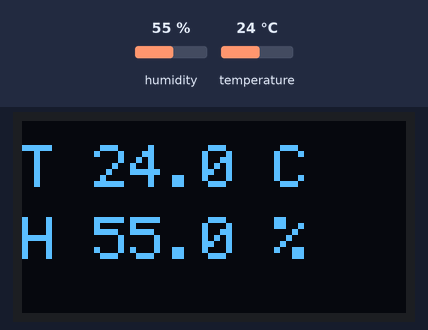
Recording of a sketch running on a simulated Arduino Uno, built with avr-gcc and run on an emulated ATmega328P. Shown: 128×64 one-colour display. Wiring (inferred from the names in the program): DHT22 sensor: data pin 2; SSD1306 OLED at I2C address 0x3C. The test bench sets the inputs (shaded band); at power-on: temperature 24 °C, humidity 55 %. What the sketch prints to the serial monitor is not drawn.

Above: at 1.3 s.
1.4 s: temperature set to 4 °C
At 2.6 s:
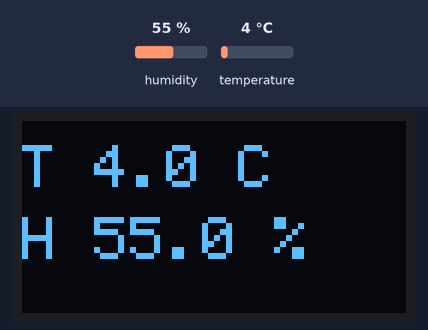
4.2 s: humidity set to 22 %
At 4.9 s:
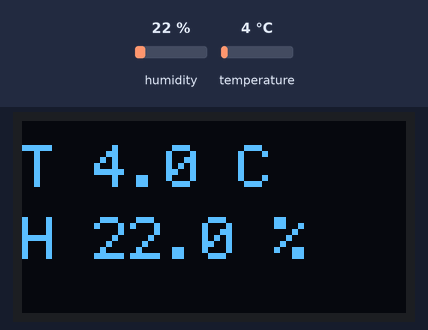
7.0 s: humidity set to 40 %
At 9.4 s:
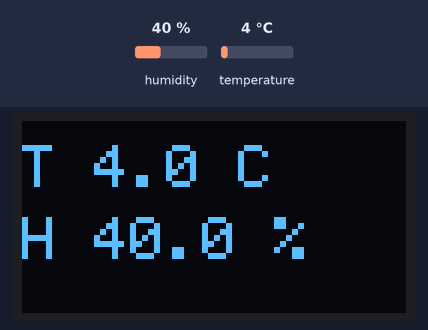
10.0 s: temperature set to 12 °C
At 11.7 s:
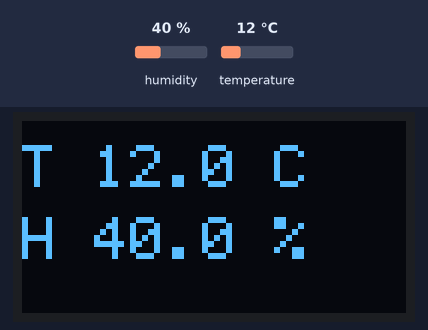
Timing chart, 0 to 13.2 s (numbered marks = the images above; inputs shaded):
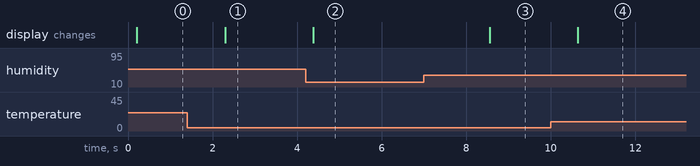

Measured:
- after the input at 1.4 s, the display: changes after 0.90 s (image 1)
- after the input at 4.2 s, the display: changes after 0.18 s (image 2)
- after the input at 7.0 s, the display: changes after 1.6 s (image 3)
- after the input at 10.0 s, the display: changes after 0.64 s (image 4)

The sketch:

oled-default.ino
```cpp
// Lesson 13: OLED dashboard. DHT22 on D2 (one wire), SSD1306 128x64 on I2C (A4 = SDA, A5 = SCL, address 0x3C).
// No libraries except Wire: the DHT22 reader and the tiny SSD1306 text driver below are ours.
unsigned int readEvery = 2000;   // ms between readings (the DHT22 needs at least 2 s)

#include <Wire.h>

const byte DATA_PIN = 2;
const byte OLED = 0x3C;

// ---------- DHT22 (same reader as lesson 12) ----------
bool waitFor(bool level, byte maxPasses) {
  while (digitalRead(DATA_PIN) != level) {
    if (maxPasses-- == 0) return false;
  }
  return true;
}

bool readDht(byte bytes[5]) {
  for (byte i = 0; i < 5; i++) bytes[i] = 0;
  pinMode(DATA_PIN, OUTPUT);
  digitalWrite(DATA_PIN, LOW);
  delay(18);
  digitalWrite(DATA_PIN, HIGH);
  pinMode(DATA_PIN, INPUT);
  noInterrupts();
  bool ok = waitFor(LOW, 100) && waitFor(HIGH, 100) && waitFor(LOW, 100);
  for (byte i = 0; ok && i < 40; i++) {
    ok = waitFor(HIGH, 100);
    if (!ok) break;
    delayMicroseconds(45);
    byte bit = digitalRead(DATA_PIN);
    bytes[i / 8] = (bytes[i / 8] << 1) | bit;
    ok = waitFor(LOW, 100);
  }
  interrupts();
  return ok && (byte)(bytes[0] + bytes[1] + bytes[2] + bytes[3]) == bytes[4];
}

// ---------- SSD1306 ----------
void oledCommand(byte a) {
  Wire.beginTransmission(OLED);
  Wire.write(0x00);              // control byte: Co = 0, D/C# = 0 -> command
  Wire.write(a);
  Wire.endTransmission();
}

void oledCommand2(byte a, byte b) {
  Wire.beginTransmission(OLED);
  Wire.write(0x00);
  Wire.write(a);
  Wire.write(b);
  Wire.endTransmission();
}

void oledInit() {
  oledCommand(0xAE);             // display off
  oledCommand2(0xD5, 0x80);      // clock
  oledCommand2(0xA8, 0x3F);      // 64 rows
  oledCommand2(0xD3, 0x00);      // no offset
  oledCommand(0x40);             // start line 0
  oledCommand2(0x8D, 0x14);      // charge pump on
  oledCommand2(0x20, 0x00);      // horizontal addressing: columns, then the next page
  oledCommand(0xA1);             // flip columns
  oledCommand(0xC8);             // flip rows (upright image)
  oledCommand2(0xDA, 0x12);
  oledCommand2(0x81, 0xCF);      // contrast
  oledCommand2(0xD9, 0xF1);
  oledCommand2(0xDB, 0x40);
  oledCommand(0xA4);             // follow RAM
  oledCommand(0xA6);             // normal (not inverted)
  oledCommand(0xAF);             // display on
}

// Draw area: columns x..x+w-1, pages p0..p1. The next data bytes fill it column by column, page by page.
void oledWindow(byte x, byte w, byte p0, byte p1) {
  Wire.beginTransmission(OLED);
  Wire.write(0x00);
  Wire.write(0x21); Wire.write(x); Wire.write(x + w - 1);
  Wire.write(0x22); Wire.write(p0); Wire.write(p1);
  Wire.endTransmission();
}

void oledClear() {
  oledWindow(0, 128, 0, 7);
  for (byte chunk = 0; chunk < 64; chunk++) {
    Wire.beginTransmission(OLED);
    Wire.write(0x40);            // control byte: D/C# = 1 -> display data
    for (byte i = 0; i < 16; i++) Wire.write((byte)0);
    Wire.endTransmission();
  }
}

// 5x7 font, one byte per column, bit 0 is the top row. Only the characters this dashboard needs.
const char GLYPHS[] = "0123456789.-CTH%ER ";
const byte FONT[][5] = {
  {0x3E, 0x51, 0x49, 0x45, 0x3E}, {0x00, 0x42, 0x7F, 0x40, 0x00}, {0x42, 0x61, 0x51, 0x49, 0x46},
  {0x21, 0x41, 0x45, 0x4B, 0x31}, {0x18, 0x14, 0x12, 0x7F, 0x10}, {0x27, 0x45, 0x45, 0x45, 0x39},
  {0x3C, 0x4A, 0x49, 0x49, 0x30}, {0x01, 0x71, 0x09, 0x05, 0x03}, {0x36, 0x49, 0x49, 0x49, 0x36},
  {0x06, 0x49, 0x49, 0x29, 0x1E}, {0x00, 0x60, 0x60, 0x00, 0x00}, {0x08, 0x08, 0x08, 0x08, 0x08},
  {0x3E, 0x41, 0x41, 0x41, 0x22}, {0x01, 0x01, 0x7F, 0x01, 0x01}, {0x7F, 0x08, 0x08, 0x08, 0x7F},
  {0x23, 0x13, 0x08, 0x64, 0x62}, {0x7F, 0x49, 0x49, 0x49, 0x41}, {0x7F, 0x09, 0x19, 0x29, 0x46},
  {0x00, 0x00, 0x00, 0x00, 0x00}
};

// One character at double size: 10 columns wide, two pages tall (every font pixel becomes a 2x2 block).
void oledBigChar(byte x, byte page, char ch) {
  byte g = 18;                                   // blank when unknown
  for (byte i = 0; GLYPHS[i]; i++) if (GLYPHS[i] == ch) g = i;
  byte top[10], bottom[10];
  for (byte c = 0; c < 5; c++) {
    byte col = FONT[g][c], t = 0, b = 0;
    for (byte r = 0; r < 4; r++) {
      if (col & (1 << r)) t |= 3 << (r * 2);       // font rows 0..3 -> pixel rows 0..7
      if (col & (1 << (r + 4))) b |= 3 << (r * 2); // font rows 4..6 (7 is blank) -> pixel rows 8..15
    }
    top[c * 2] = top[c * 2 + 1] = t;
    bottom[c * 2] = bottom[c * 2 + 1] = b;
  }
  oledWindow(x, 10, page, page + 1);
  Wire.beginTransmission(OLED);
  Wire.write(0x40);
  for (byte i = 0; i < 10; i++) Wire.write(top[i]);
  for (byte i = 0; i < 10; i++) Wire.write(bottom[i]);
  Wire.endTransmission();
}

// Ten character cells of 12 px each fill one line; pad with blanks so old text is overwritten.
void oledLine(byte page, const char *text) {
  bool end = false;
  for (byte i = 0; i < 10; i++) {
    char ch = ' ';
    if (!end && text[i]) ch = text[i]; else end = true;
    oledBigChar(i * 12, page, ch);
  }
}

// "T 24.0 C" from tenths of a degree; handles a minus sign.
void formatTenths(char *out, char tag, int tenths, char unit) {
  byte n = 0;
  out[n++] = tag;
  out[n++] = ' ';
  if (tenths < 0) { out[n++] = '-'; tenths = -tenths; }
  if (tenths >= 100) out[n++] = '0' + (tenths / 100) % 10;
  out[n++] = '0' + (tenths / 10) % 10;
  out[n++] = '.';
  out[n++] = '0' + tenths % 10;
  out[n++] = ' ';
  out[n++] = unit;
  out[n] = 0;
}

void setup() {
  Serial.begin(9600);
  pinMode(DATA_PIN, INPUT);
  Wire.begin();
  oledInit();
  oledClear();
  Serial.println("ready");
}

void loop() {
  byte b[5] = {0, 0, 0, 0, 0};
  char line[12];
  if (readDht(b)) {
    int humidity = ((unsigned int)b[0] << 8) | b[1];
    int temp = ((unsigned int)(b[2] & 0x7F) << 8) | b[3];
    if (b[2] & 0x80) temp = -temp;
    formatTenths(line, 'T', temp, 'C');
    oledLine(1, line);
    Serial.println(line);
    formatTenths(line, 'H', humidity, '%');
    oledLine(4, line);
    Serial.println(line);
  } else {
    oledLine(1, "T ERR");
    oledLine(4, "H ERR");
    Serial.println("read failed");
  }
  delay(readEvery);
}
```
